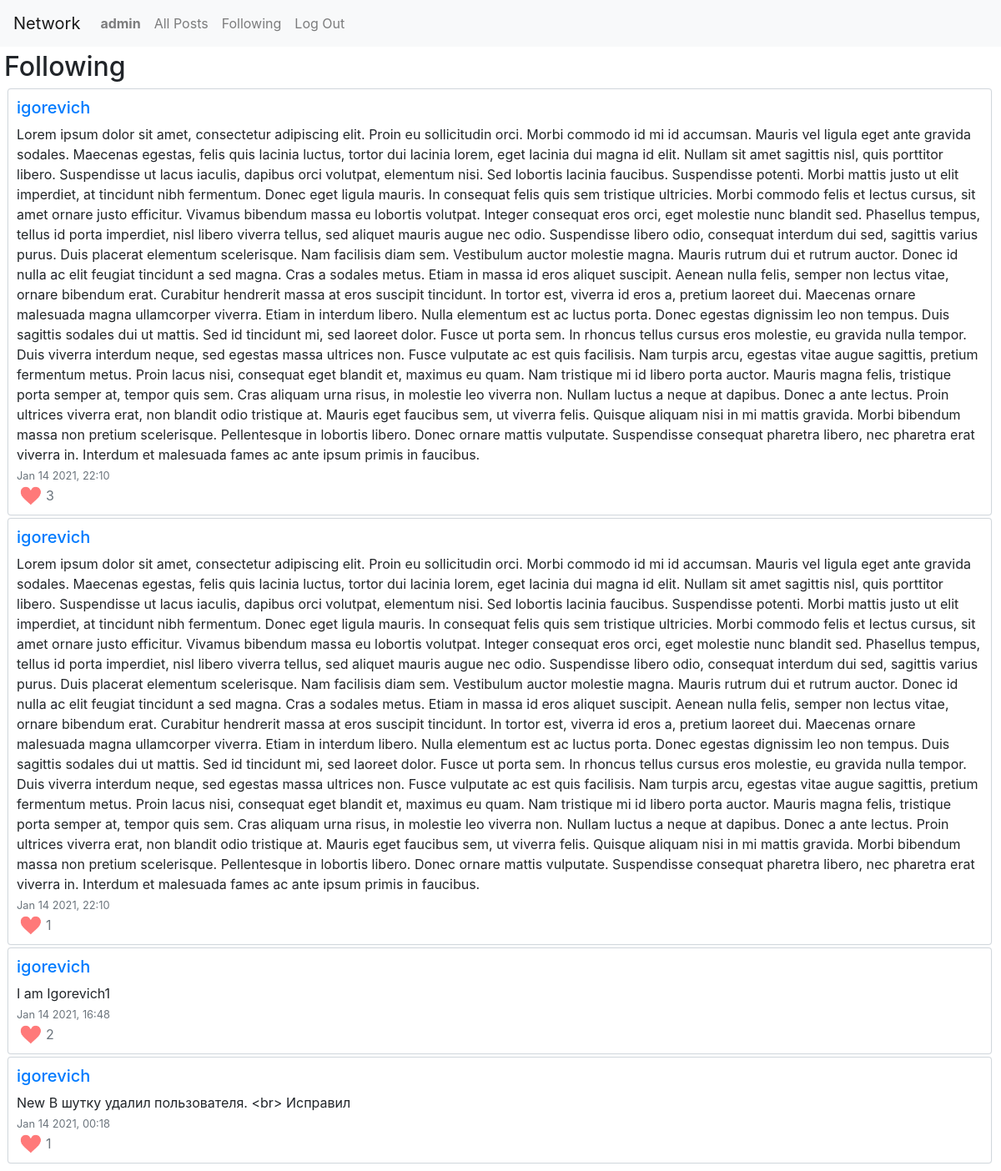
The page /following (signed in) on the database its author committed.
### network/models.py (models this page shows)
class User(AbstractUser):
    followers = models.ManyToManyField('self', symmetrical=False, blank=True, related_name="follow_you")
    following = models.ManyToManyField('self', symmetrical=False, blank=True, related_name="you_follow")

class Post(models.Model):
    posted = models.DateTimeField(auto_now_add=True)
    user = models.ForeignKey(User, on_delete=models.CASCADE, related_name='author')
    text = models.TextField(max_length=5000, null=True)
    edited = models.BooleanField(default=False)
    liked_by = models.ManyToManyField(User, blank=True)

### network/views.py (the view)
# urls.py: path("following", views.following, name="following"),
@login_required()
def following(request):
    following_template = loader.get_template('network/following.html')
    user_me = User.objects.get(id=request.user.id)
    users_following = user_me.following.all()
    following_users_posts = Post.objects.filter(user__in=users_following).order_by("-posted") if users_following.exists() else None
    page_obj = following_users_posts
    following_users_posts2 = []
    if following_users_posts:
        for post in following_users_posts:
            post.is_liked_by_user = post.liked_by.filter(id=request.user.id).exists()
            print(post.is_liked_by_user)
            following_users_posts2.append(post)
        page_obj = paginator_func(queryset=following_users_posts, page=request.GET.get('page'))
    context = {"following_users_posts": page_obj}
    return HttpResponse(following_template.render(context, request))

### network/views.py (called while the page is built)
def paginator_func(queryset, page):
    paginator = Paginator(queryset, 10)
    is_page_number = bool(page)
    page_number = page if is_page_number else 1
    page_obj = paginator.page(page_number)
    return page_obj

### network/templates/network/following.html (shortened to what this page needs)
{% extends 'network/layout.html' %}
{% block body %}
    <div id="main">
        <h2>Following</h2>
        <div id="post_view">
        {% for post in following_users_posts %}
            <div id="post_{{post.id}}" class="container">
                <h5><a href="{% url 'profile' username=post.user %}" class="profile_link">{{ post.user }}</a></h5>
                <span>{{ post.text }}</span><br/>
                <small class="text-muted">{{ post.posted|date:"M d Y, H:i" }}<br/></small>
                {% if post.user.id == user.id or not user.is_authenticated %}
                    <button data-post_id="{{post.id}}" class="like tolike" disabled>&nbsp</button><span class="text-muted likes_number">{{ post_like.all|length}}</span><br/>
                {% else %}
                    {% if post.is_liked_by_user %}
                        <button data-post_id="{{post.id}}" class="like dislike">&nbsp</button><span class="text-muted likes_number">{{ post.liked_by.count}}</span><br/>
                    {% else %}
                        <button data-post_id="{{post.id}}" class="like tolike">&nbsp</button><span class="text-muted likes_number">{{ post.liked_by.count}}</span><br/>
                    {% endif %}
                {% endif %}
            </div>
        {% empty %}
            <br/><h4>No any posts yet!</h4>
        {% endfor %}
        </div>
    </div>
{% endblock %}

### network/templates/network/layout.html (shortened to what this page needs)
{% load static %}
<!DOCTYPE html>
<html lang="en">
    <head>
        <link rel="stylesheet" href="https://stackpath.bootstrapcdn.com/bootstrap/4.4.1/css/bootstrap.min.css">
        <link href="{% static 'network/styles.css' %}" rel="stylesheet">
    </head>
    <body>
        <nav class="navbar navbar-expand-lg navbar-light bg-light">
            <span id="logo" class="navbar-brand">Network</span>
            <div>
              <ul class="navbar-nav mr-auto">
                {% if user.is_authenticated %}
                    <li class="nav-item">
                        <a class="nav-link" href="{% url 'profile' username=user.username %}"><strong>{{ user.username }}</strong></a>
                    </li>
                {% endif %}
                <li class="nav-item">
                  <a class="nav-link" href="{% url 'index' %}">All Posts</a>
                </li>
                {% if user.is_authenticated %}
                    <li class="nav-item">
                        <a class="nav-link" href="{% url 'following' %}">Following</a>
                    </li>
                    <li class="nav-item">
                        <a class="nav-link" href="{% url 'logout' %}">Log Out</a>
                    </li>
                {% endif %}
              </ul>
            </div>
          </nav>
        <div class="body">
            {% block body %}
            {% endblock %}
        </div>
    </body>
</html>

### network/static/network/styles.css (style rules this page uses)
#logo { cursor: default; }
#main { padding: 5px; }
#post-form, #post_view > div, #profile_post_view > div { max-width: none; box-shadow: 0 0 1px 1px #ced4da; padding: 10px; margin: 5px; width: 99%; word-break: break-word; border-radius: 3px; }
button.like { width: 35px; background-image: url("images/like1.png"); background-size: cover; background-position: center; border: none; outline: none; }
.dislike, .dislike:hover { background-image: url("images/like3.png"); }

### rows shown on the page
User: username "admin"
Post: user "igorevich", text "Lorem ipsum dolor sit amet, consectetur adipiscing elit. Proin eu sollicitudin orci. Morbi commodo id mi id accumsan. Mauris vel ligula eget ante gravida sodales. Maecenas egestas, felis quis lacinia luctus, tortor dui lacinia lorem, eget lacinia dui magna id elit. Nullam sit amet sagittis nisl, quis porttitor libero. Suspendisse ut lacus iaculis, dapibus orci volutpat, elementum nisi. Sed lobortis lacinia faucibus. Suspendisse potenti. Morbi mattis justo ut elit imperdiet, at tincidunt nibh fermentum. Donec eget ligula mauris. In consequat felis quis sem tristique ultricies. Morbi commodo felis et lectus cursus, sit amet ornare justo efficitur. Vivamus bibendum massa eu lobortis volutpat.…", posted "Jan 14 2021, 22:10", liked_by.count "3"
Post: user "igorevich", text "Lorem ipsum dolor sit amet, consectetur adipiscing elit. Proin eu sollicitudin orci. Morbi commodo id mi id accumsan. Mauris vel ligula eget ante gravida sodales. Maecenas egestas, felis quis lacinia luctus, tortor dui lacinia lorem, eget lacinia dui magna id elit. Nullam sit amet sagittis nisl, quis porttitor libero. Suspendisse ut lacus iaculis, dapibus orci volutpat, elementum nisi. Sed lobortis lacinia faucibus. Suspendisse potenti. Morbi mattis justo ut elit imperdiet, at tincidunt nibh fermentum. Donec eget ligula mauris. In consequat felis quis sem tristique ultricies. Morbi commodo felis et lectus cursus, sit amet ornare justo efficitur. Vivamus bibendum massa eu lobortis volutpat.…", posted "Jan 14 2021, 22:10", liked_by.count "1"
Post: user "igorevich", text "I am Igorevich1", posted "Jan 14 2021, 16:48", liked_by.count "2"
Post: user "igorevich", text "New В шутку удалил пользователя. <br> Исправил", posted "Jan 14 2021, 00:18", liked_by.count "1"
